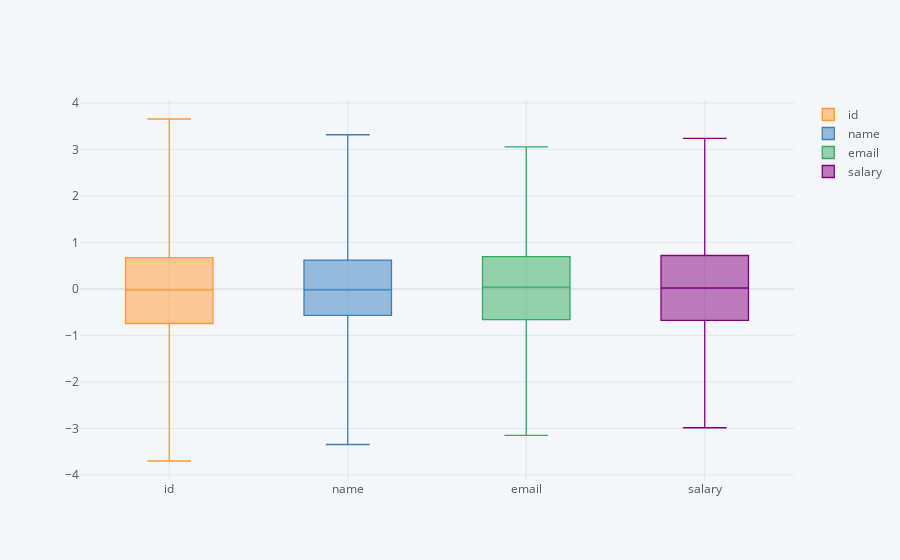

The cell this chart's notebook holds for it:
### Code cell
df.iplot(kind = 'box')

### Figure 1 — Plotly figure (JSON) as saved in the notebook; plotly's stock layout.template omitted (floating-point values rounded to 4 significant figures; data arrays with more than 128 entries replaced by an {"elided": "..."} marker saying what was removed)
{"data": [{"boxpoints": false, "line": {"width": 1.3}, "marker": {"color": "rgba(255, 153, 51, 1.0)"}, "name": "id", "orientation": "v", "type": "box", "y": {"elided": "1000 float values"}}, {"boxpoints": false, "line": {"width": 1.3}, "marker": {"color": "rgba(55, 128, 191, 1.0)"}, "name": "name", "orientation": "v", "type": "box", "y": {"elided": "1000 float values"}}, {"boxpoints": false, "line": {"width": 1.3}, "marker": {"color": "rgba(50, 171, 96, 1.0)"}, "name": "email", "orientation": "v", "type": "box", "y": {"elided": "1000 float values"}}, {"boxpoints": false, "line": {"width": 1.3}, "marker": {"color": "rgba(128, 0, 128, 1.0)"}, "name": "salary", "orientation": "v", "type": "box", "y": {"elided": "1000 float values"}}], "layout": {"legend": {"bgcolor": "#F5F6F9", "font": {"color": "#4D5663"}}, "paper_bgcolor": "#F5F6F9", "plot_bgcolor": "#F5F6F9", "title": {"font": {"color": "#4D5663"}}, "xaxis": {"gridcolor": "#E1E5ED", "showgrid": true, "tickfont": {"color": "#4D5663"}, "title": {"font": {"color": "#4D5663"}, "text": ""}, "zerolinecolor": "#E1E5ED"}, "yaxis": {"gridcolor": "#E1E5ED", "showgrid": true, "tickfont": {"color": "#4D5663"}, "title": {"font": {"color": "#4D5663"}, "text": ""}, "zerolinecolor": "#E1E5ED"}}}
